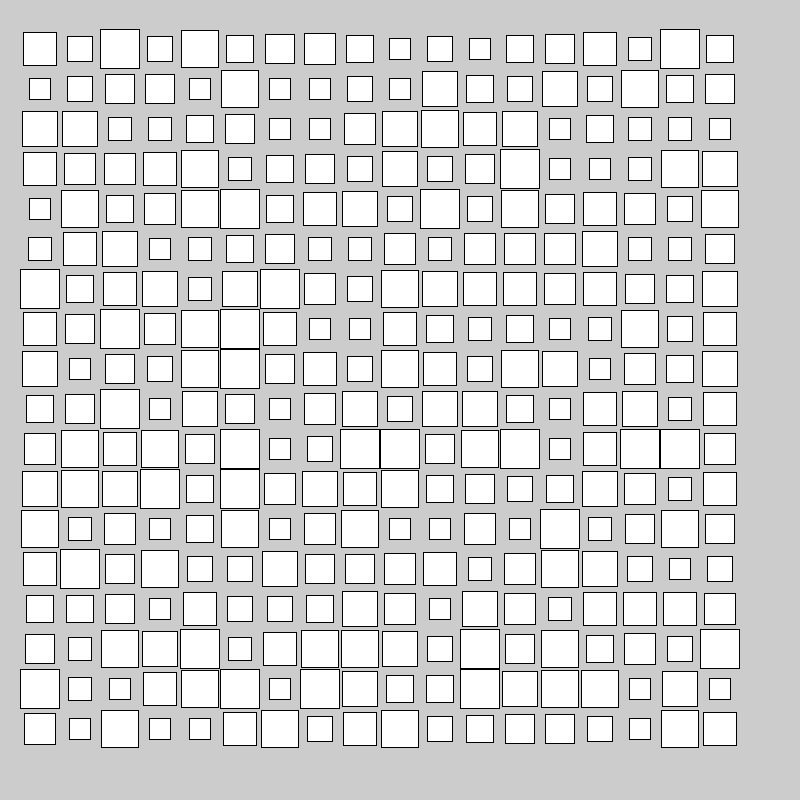
Frame 1 (no input)
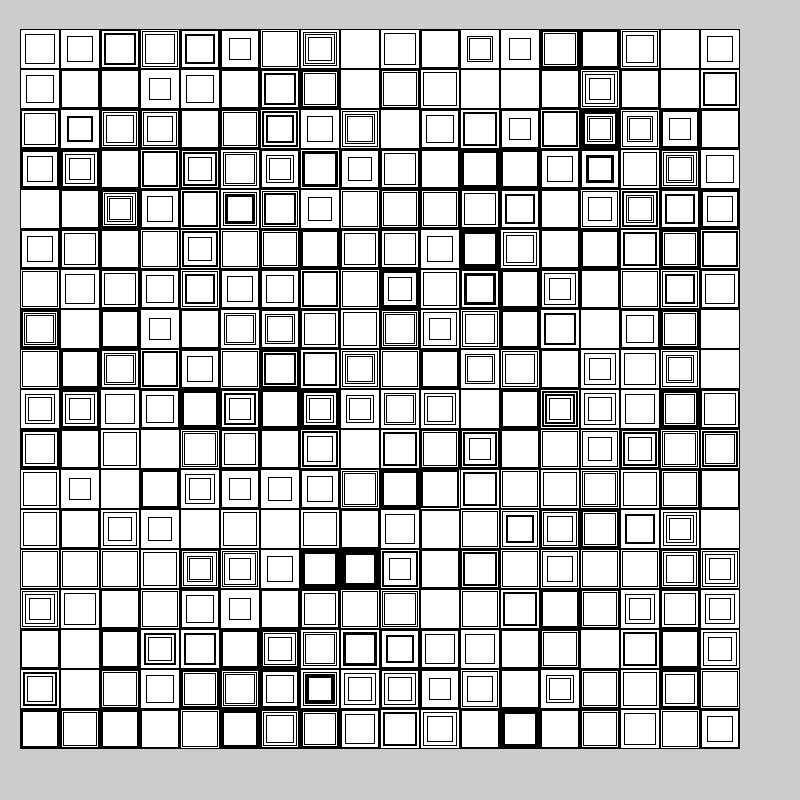
Frame 60 (the mouse pressed at the canvas centre just before this capture)
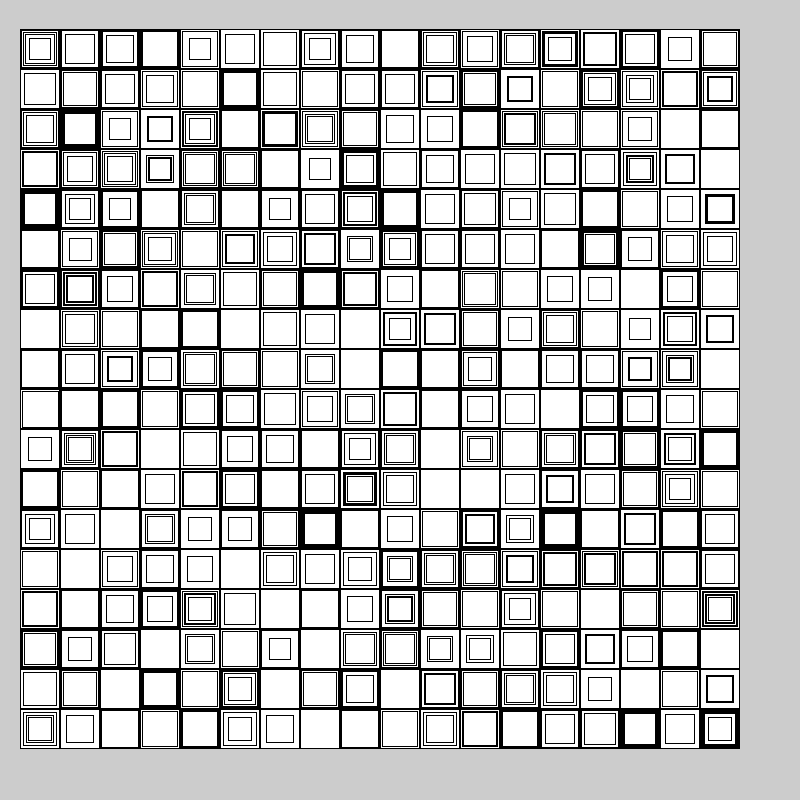
Frame 120 (the mouse held since frame 60 and released just before this capture)

The Processing sketch that drew these frames (run headless with seeded random() and noise(); from frame 60 on, the mouse is pressed at the canvas centre):

// Processing sketch: Firkantskunst
// ── Firkantskunst.pde
int antalKasserNed = 18;


void setup() {
 size(800, 800);
 rectMode(CENTER);
 frameRate(20);
}

void draw(){
clear();
fill(255);
int antalNed = 0; // Jeg har her lavet et loop, "antalNed++" nede i bunden af koden, gøt så den hele tiden stiger med 1.
while (antalNed != antalKasserNed) { // Det er looped og den køre så længe det i parantecerne er sandt.
  for (int i = 40; i < 760; i++) { // Dens værdier, skal køre 760 gange og bliver 1 større hele tiden.
    if(i % 40 == 0) { // Den tegner en kasse hver 40'ne gang.
      float boxSize = random(20, 40); // En mimimum kasse størrelse og random, for at de hele tiden skifter størrelse.
      rect(i, ((40 * antalNed) + 49), boxSize, boxSize); // Begge størrelser er samme float, da den ellers ville lave en rektangel ogg ikke en kvadrat.
      }
     }
     antalNed++;
    }
   }
